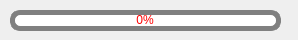
<?xml version="1.0" encoding="UTF-8"?>
<ui version="4.0">
 <class>AloneProgessBar</class>
 <widget class="QWidget" name="AloneProgessBar">
  <property name="geometry">
   <rect>
    <x>0</x>
    <y>0</y>
    <width>298</width>
    <height>40</height>
   </rect>
  </property>
  <property name="windowTitle">
   <string>Form</string>
  </property>
  <widget class="QProgressBar" name="progressBar">
   <property name="geometry">
    <rect>
     <x>10</x>
     <y>10</y>
     <width>271</width>
     <height>21</height>
    </rect>
   </property>
   <property name="sizePolicy">
    <sizepolicy hsizetype="Expanding" vsizetype="Fixed">
     <horstretch>0</horstretch>
     <verstretch>0</verstretch>
    </sizepolicy>
   </property>
   <property name="styleSheet">
    <string notr="true">QProgressBar {
      border: 5px solid grey;
      border-radius: 10px;
	  color: rgb(255, 0, 0)
  }

  QProgressBar::chunk {
      background-color: orange;	
	  border-radius: 5px
  }</string>
   </property>
   <property name="value">
    <number>0</number>
   </property>
   <property name="alignment">
    <set>Qt::AlignCenter</set>
   </property>
  </widget>
 </widget>
 <resources/>
 <connections/>
</ui>
